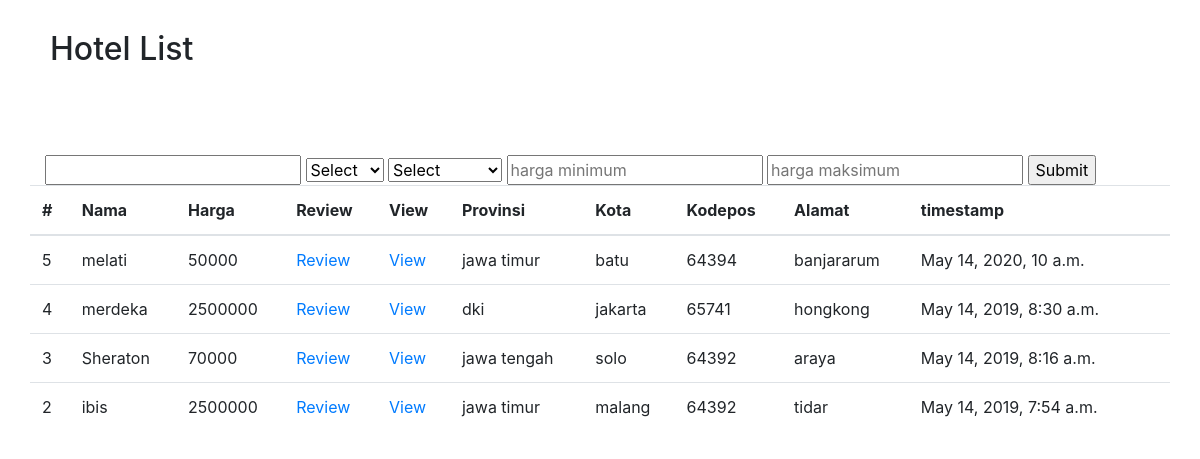
The app's page /, older data.
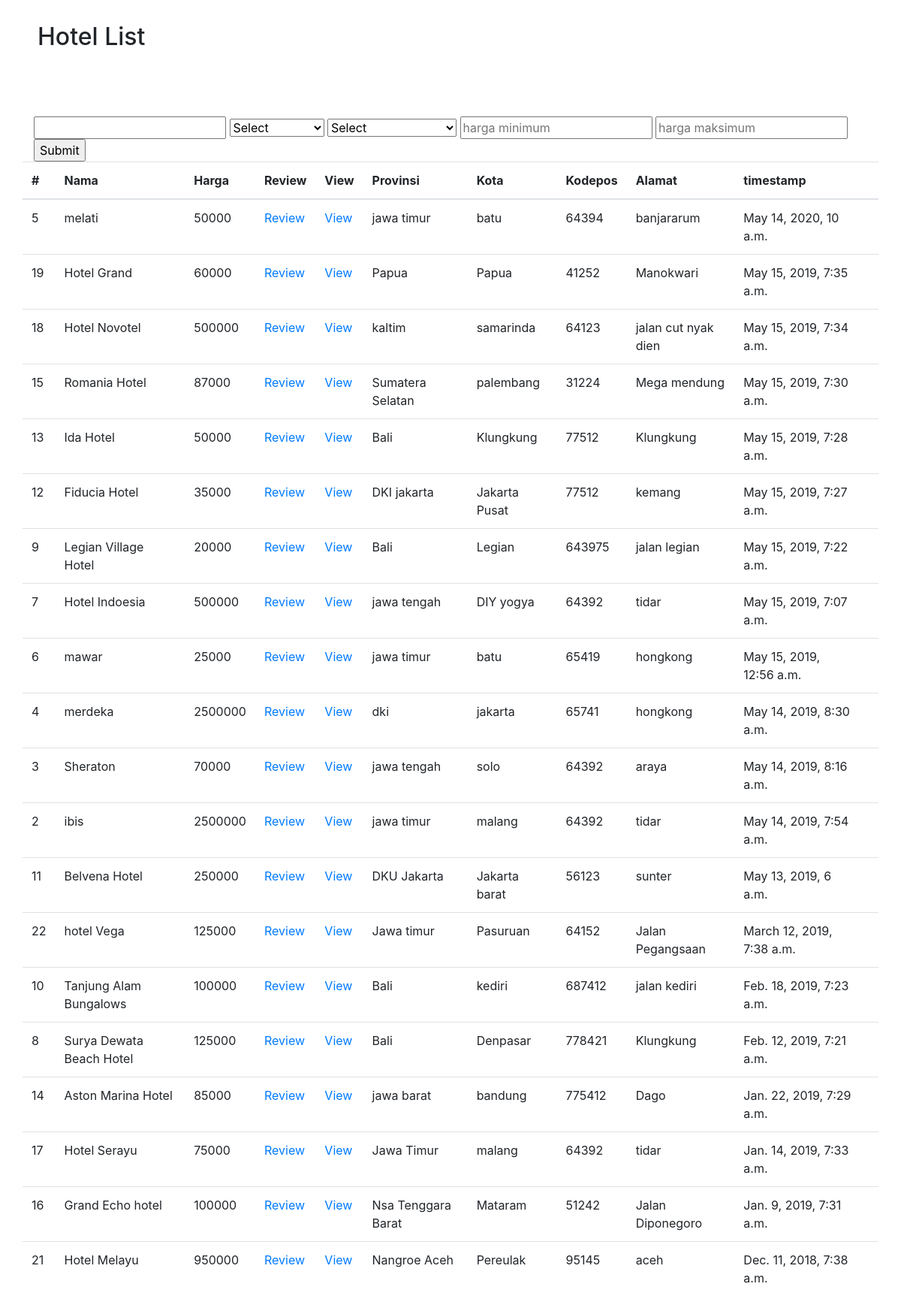
The same page, newer data.
### hotel/models.py (models this page shows, shortened)
class Hotel(models.Model):
    Rating = (
        ('1', '1',),
        ('2', '2',),
        ('3', '3',),
        ('4', '4',),
        ('5', '5',),
    )
    nama = models.CharField(max_length=50)
    harga = models.IntegerField(default=0)
    provinsi = models.CharField(max_length=50)
    kota = models.CharField(max_length=50)
    kodepos = models.CharField(max_length=50)
    alamat = models.CharField(max_length=50)
    timestamp = models.DateTimeField(null=True)
    rating = models.CharField(max_length=9,choices=Rating,default=1)
    review = models.TextField()

### hotel/views.py (the view)
# urls.py: url(r'^$', views.home, name="home"),
def home(request):
    search = request.GET.get('search_hotel', '')
    q = Hotel.objects.all().order_by('-timestamp')
    kota = request.GET.get('kota', '')
    provinsi = request.GET.get('provinsi', '')
    minprice = request.GET.get('harga_minimum','')
    if minprice !='':
        minprice = strToint(minprice)
    maxprice = request.GET.get('harga_maksimum','')
    if maxprice !='':
        maxprice = strToint(maxprice)
    if search != '':
        q = q.filter(nama__contains=search)
    if kota != '':
        q = q.filter(kota=kota)
    if provinsi != '':
        q = q.filter(provinsi=provinsi)
    if maxprice !='' and minprice != '':
        q = q.filter(harga__gte=minprice,harga__lte=maxprice)
    elif maxprice !='':
        q = q.filter(harga__lte=maxprice)
    elif minprice !='':
        q = q.filter(harga__gte=minprice)
    return render(request, 'hotel/index.html', { 'hotels': q, 'location' : getlocation(), })

### hotel/views.py (called while the page is built)
def getlocation():
    getloc = Hotel.objects.all()
    return getloc.values('kota','provinsi')

### hotel/templates/hotel/index.html (shortened to what this page needs)
{% load staticfiles %}
<!DOCTYPE html>
<html lang="en">
  <head>
    <link rel="stylesheet" href="{% static 'hotel/bootstrap.min.css' %}">
    <link rel="stylesheet" href="{% static 'hotel/font-awesome/css/font-awesome.min.css' %}">
    {% block style %} <link rel="stylesheet" href="{% static 'hotel/app.css' %}"> {% endblock %}
  </head>
  <body>
    <div class="container cs-content">
    {% block content  %}
      <div class="row cs-section-header">
          <div class="col-lg-12"><h2>Hotel List</h2></div>
      </div>
      <div class="row cs-form-add">
      </div>
      <div class="search">
        <form>
            <input type="text" name="search_hotel" >
            <select name="kota">
              <option value="">Select</option>
            </select>
            <select name="provinsi">
              <option value="">Select</option>
            </select>
            <input type="text" name="harga_minimum" placeholder="harga minimum">
            <input type="text" name="harga_maksimum" placeholder="harga maksimum">
            <input type="submit" value="Submit">
        </form>
      </div>
      <div class="row">
          <table class="table">
              <thead>
              <tr>
                  <th scope="col">#</th>
                  <th scope="col">Nama</th>
                  <th scope="col">Harga</th>
                  <th scope="col">Review</th>
                  <th scope="col">View</th>
                  <th scope="col">Provinsi</th>
                  <th scope="col">Kota</th>
                  <th scope="col">Kodepos</th>
                  <th scope="col">Alamat</th>
                  <th scope="col">timestamp</th>
                  <th scope="col"></th>
              </tr>
              </thead>
              <tbody>
              {% for hotel in hotels|slice:":20" %}
              <tr>
                  <td>{{ hotel.id }}</td>
                  <td>{{ hotel.nama }}</td>
                  <td>{{ hotel.harga }}</td>
                  <td><a href="{% url 'review' pk=hotel.id %}">Review</a></td>
                  <td><a href="https://www.w3schools.com">View</a></td>
                  <td>{{ hotel.provinsi }}</td>
                  <td>{{ hotel.kota }}</td>
                  <td>{{ hotel.kodepos }}</td>
                  <td>{{ hotel.alamat }}</td>
                  <td>{{ hotel.timestamp }}</td>
                  <td>
                  </td>
              </tr>
              {% endfor %}
              </tbody>
          </table>
      </div>
    {% endblock  %}
    </div>
  </body>
</html>

### hotel/static/hotel/app.css (style rules this page uses)
.cs-content { margin-top: 25px; }
.cs-section-header { height: 50px; padding: 5px; margin-bottom: 15px; }
.cs-form-add, .cs-form-edit { padding: 25px; margin-bottom: 15px; background-repeat: no-repeat; background-size: cover; }
.cs-form-add { background-image: url('./picture/hotels.jpg'); }

Row changes from the older to the newer data that the page shows:
added Hotel: id "19", nama "Hotel Grand", harga "60000", provinsi "Papua", kota "Papua", kodepos "41252", alamat "Manokwari", timestamp "May 15, 2019, 7:35 a.m."
added Hotel: id "18", nama "Hotel Novotel", harga "500000", provinsi "kaltim", kota "samarinda", kodepos "64123", alamat "jalan cut nyak dien", timestamp "May 15, 2019, 7:34 a.m."
added Hotel: id "15", nama "Romania Hotel", harga "87000", provinsi "Sumatera Selatan", kota "palembang", kodepos "31224", alamat "Mega mendung", timestamp "May 15, 2019, 7:30 a.m."
added Hotel: id "13", nama "Ida Hotel", harga "50000", provinsi "Bali", kota "Klungkung", kodepos "77512", alamat "Klungkung", timestamp "May 15, 2019, 7:28 a.m."
added Hotel: id "12", nama "Fiducia Hotel", harga "35000", provinsi "DKI jakarta", kota "Jakarta Pusat", kodepos "77512", alamat "kemang", timestamp "May 15, 2019, 7:27 a.m."
added Hotel: id "9", nama "Legian Village Hotel", harga "20000", provinsi "Bali", kota "Legian", kodepos "643975", alamat "jalan legian", timestamp "May 15, 2019, 7:22 a.m."
added Hotel: id "7", nama "Hotel Indoesia", harga "500000", provinsi "jawa tengah", kota "DIY yogya", kodepos "64392", alamat "tidar", timestamp "May 15, 2019, 7:07 a.m."
added Hotel: id "6", nama "mawar", harga "25000", provinsi "jawa timur", kota "batu", kodepos "65419", alamat "hongkong", timestamp "May 15, 2019, 12:56 a.m."
added Hotel: id "11", nama "Belvena Hotel", harga "250000", provinsi "DKU Jakarta", kota "Jakarta barat", kodepos "56123", alamat "sunter", timestamp "May 13, 2019, 6 a.m."
added Hotel: id "22", nama "hotel Vega", harga "125000", provinsi "Jawa timur", kota "Pasuruan", kodepos "64152", alamat "Jalan Pegangsaan", timestamp "March 12, 2019, 7:38 a.m."
added Hotel: id "10", nama "Tanjung Alam Bungalows", harga "100000", provinsi "Bali", kota "kediri", kodepos "687412", alamat "jalan kediri", timestamp "Feb. 18, 2019, 7:23 a.m."
added Hotel: id "8", nama "Surya Dewata Beach Hotel", harga "125000", provinsi "Bali", kota "Denpasar", kodepos "778421", alamat "Klungkung", timestamp "Feb. 12, 2019, 7:21 a.m."
added Hotel: id "14", nama "Aston Marina Hotel", harga "85000", provinsi "jawa barat", kota "bandung", kodepos "775412", alamat "Dago", timestamp "Jan. 22, 2019, 7:29 a.m."
added Hotel: id "17", nama "Hotel Serayu", harga "75000", provinsi "Jawa Timur", kota "malang", kodepos "64392", alamat "tidar", timestamp "Jan. 14, 2019, 7:33 a.m."
added Hotel: id "16", nama "Grand Echo hotel", harga "100000", provinsi "Nsa Tenggara Barat", kota "Mataram", kodepos "51242", alamat "Jalan Diponegoro", timestamp "Jan. 9, 2019, 7:31 a.m."
added Hotel: id "21", nama "Hotel Melayu", harga "950000", provinsi "Nangroe Aceh", kota "Pereulak", kodepos "95145", alamat "aceh", timestamp "Dec. 11, 2018, 7:38 a.m."
